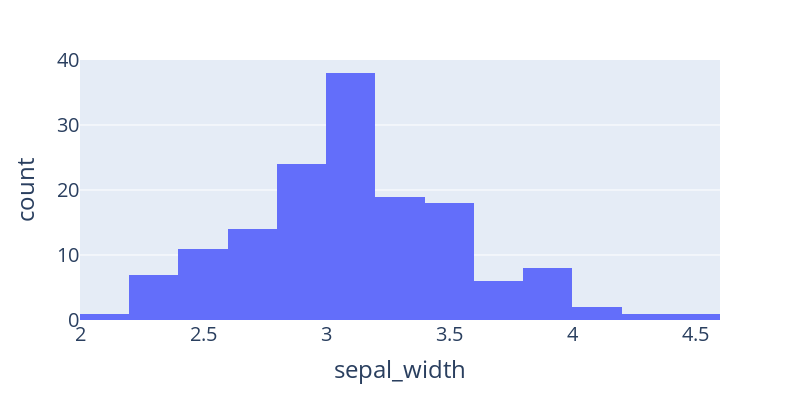

Notebook code cell kept with this figure:
### Markdown cell above
## Histograms & Box plots

Histograms & box plots may be used to represent the distribution of a single numerical variable

### Code cell
fig = px.histogram(df_iris, x="sepal_width", width=800, height=400)
fig.update_layout(font_size=20);
fig.show()

### Figure 1 — Plotly figure (JSON) as saved in the notebook; plotly's stock layout.template omitted (floating-point values rounded to 4 significant figures; data arrays with more than 128 entries replaced by an {"elided": "..."} marker saying what was removed)
{"data": [{"alignmentgroup": "True", "bingroup": "x", "hovertemplate": "sepal_width=%{x}<br>count=%{y}<extra></extra>", "legendgroup": "", "marker": {"color": "#636efa", "pattern": {"shape": ""}}, "name": "", "offsetgroup": "", "orientation": "v", "showlegend": false, "type": "histogram", "x": {"elided": "150 float values"}, "xaxis": "x", "yaxis": "y"}], "layout": {"barmode": "relative", "font": {"size": 20}, "height": 400, "legend": {"tracegroupgap": 0}, "margin": {"t": 60}, "width": 800, "xaxis": {"anchor": "y", "domain": [0, 1], "title": {"text": "sepal_width"}}, "yaxis": {"anchor": "x", "domain": [0, 1], "title": {"text": "count"}}}}
